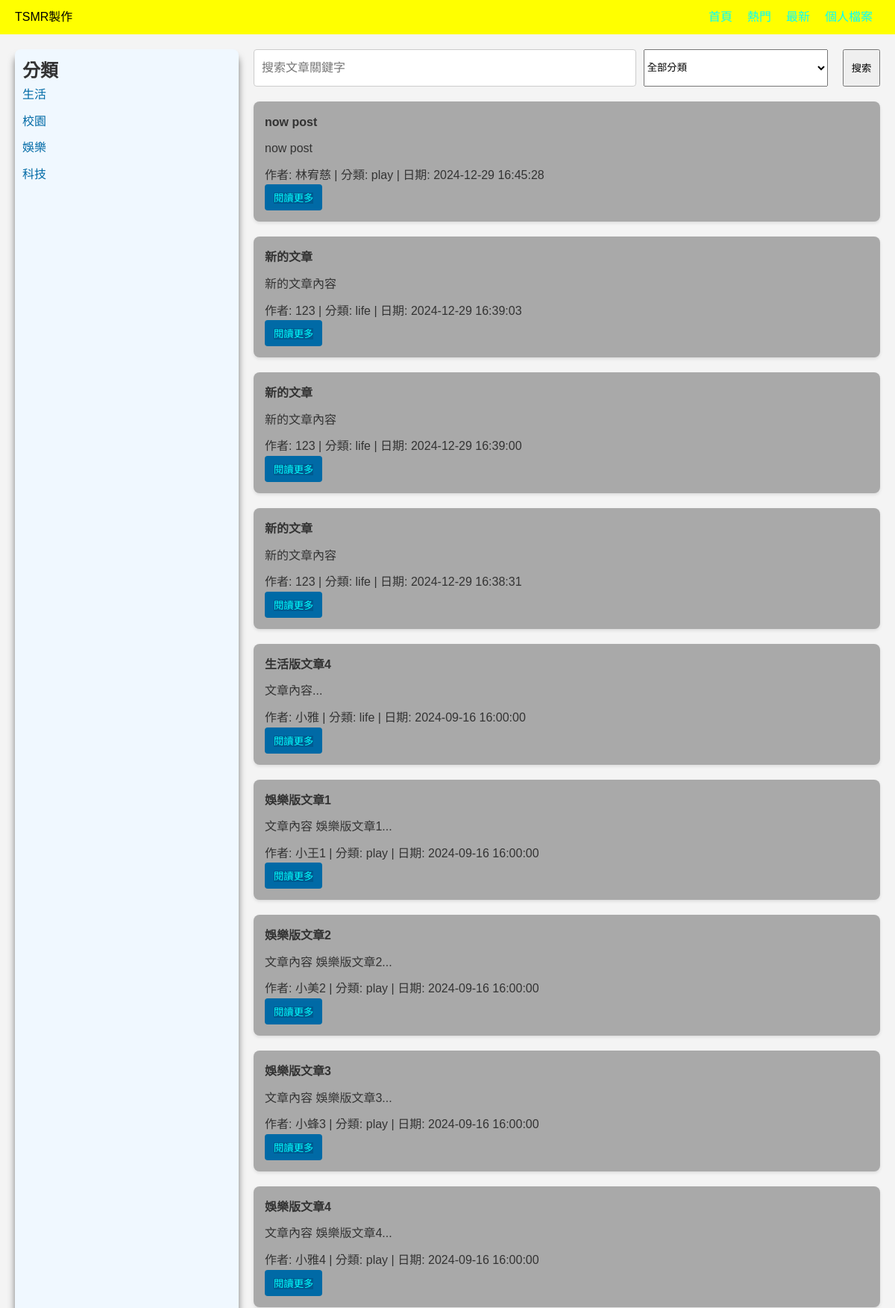
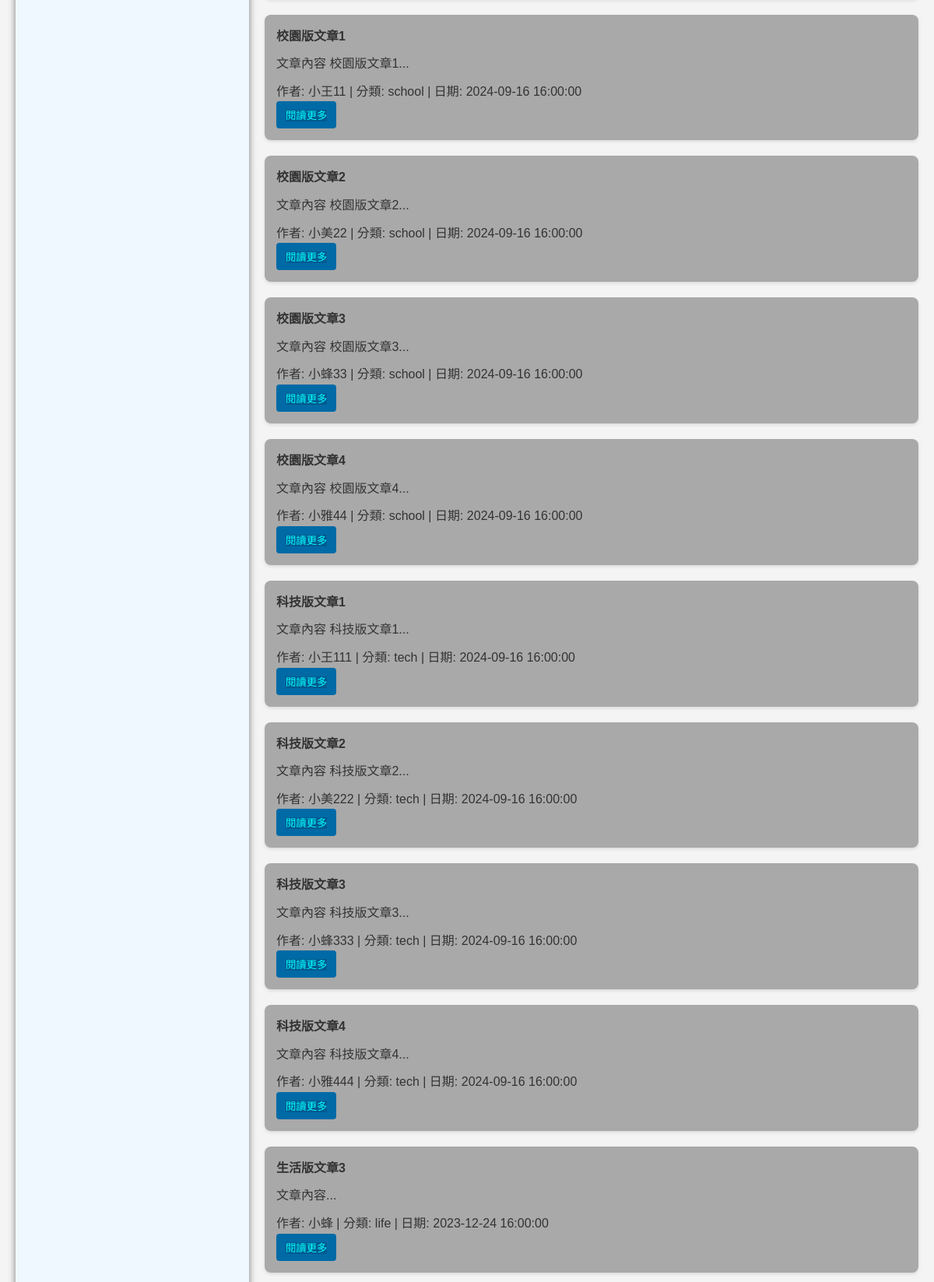
Screenshot of /search.php (upper part) with the database file from the repository (2 pictures, top to bottom).
### tables this page shows
CREATE TABLE `post` (
  `name` varchar(30) DEFAULT NULL,
  `title` varchar(255) DEFAULT NULL,
  `post` text,
  `date` timestamp NULL DEFAULT NULL,
  `post_sort` enum('life','play','school','tech') DEFAULT NULL
);

### search.php (the view, shortened to what this page needs)
<?php
include 'db.php';
$keyword = isset($_GET['keyword']) ? $conn->real_escape_string($_GET['keyword']) : '';
$sql = "select name, title, post, date, post_sort
        from post
        where (title LIKE '%$keyword%' or post like '%$keyword%' OR name like '%$keyword%')";
$sql .= " ORDER BY date DESC";
$result = $conn->query($sql);
?>
<!DOCTYPE html>
<html lang="zh-TW">
<head>
</head>
<body>
  <header class="top">
    <div>TSMR製作</div>
    <nav>
      <ul>
        <li><a href="main.php">首頁</a></li>
        <li><a href="#">熱門</a></li>
        <li><a href="time.php">最新</a></li>
        <li><a href="login.php">個人檔案</a></li>
      </ul>
    </nav>
  </header>
  <main class="content">
    <aside class="sidebar">
      <h2>分類</h2>
      <ul>
        <li><a href="life.php">生活</a></li>
        <li><a href="school.php">校園</a></li>
        <li><a href="play.php">娛樂</a></li>
        <li><a href="tech.php">科技</a></li>
      </ul>
    </aside>
    <section class="post-list">
      <div class="search-bar">
        <form action="search.php" method="GET" style="display: flex; width: 100%;">
          <input type="text" name="keyword" value="<?php echo htmlspecialchars($keyword); ?>" placeholder="搜索文章關鍵字" required style="flex: 2; margin-right: 10px;">
          <select name="post_sort" style="flex: 1; margin-right: 10px;">
            <option value="">全部分類</option>
          </select>
          <button class="button" type="submit">搜索</button>
        </form>
      </div>
      <?php if ($result && $result->num_rows > 0): ?>
        <?php while ($row = $result->fetch_assoc()): ?>
      <article class="post">
		<h2 class="post-title"><?php echo htmlspecialchars($row['title']); ?></h2>
		<p class="post-content"><?php echo nl2br(htmlspecialchars($row['post'])); ?></p>
		<p>作者: <?php echo htmlspecialchars($row['name']); ?> | 分類: <?php echo htmlspecialchars($row['post_sort']); ?> | 日期: <?php echo htmlspecialchars($row['date']); ?></p>
		<button class="read-more">
		  <a href="viewPost.php?name=<?php echo urlencode($row['name']); ?>&title=<?php echo urlencode($row['title']); ?>">閱讀更多</a>
		</button>
	  </article>
        <?php endwhile; ?>
      <?php else: ?>
        <p>未找到符合條件的文章。</p>
      <?php endif; ?>
    </section>
  </main>
</body>
</html>

### search.php (style rules this page uses)
* { margin: 0; padding: 0; box-sizing: border-box; }
body { font-family: Arial, sans-serif; line-height: 1.6; color: #333; background: #f4f4f4; }
.top { display: flex; justify-content: space-between; align-items: center; background: #ffff00; color: black; padding: 10px 20px; }
.top ul { list-style: none; display: flex; }
.top li { margin: 0px 10px; }
.top a { color:#00ffff; text-decoration: none; }
.content { display: flex; max-width: 1200px; margin: 20px auto; padding: 0 20px; }
.sidebar { flex: 1; background:#f0f8ff; border-radius: 8px; padding: 10px ; box-shadow: 0 10px 10px rgba(0, 0, 0, 0.5); margin-right: 20px; }
.sidebar ul { list-style: none; }
.sidebar li { margin-bottom: 10px; }
.sidebar a { text-decoration: none; color: #006aa6; }
.post-list { flex: 3; }
.post { background: #a9a9a9; margin-bottom:20px; padding: 15px; border-radius: 8px; box-shadow: 0 2px 4px rgba(0, 0, 0, 0.1); }
.post-title { font-size: 1em; margin-bottom: 10px; }
.post-content { margin-bottom: 10px; }
.read-more { background: #006aa6; color: #fff; border: none; padding: 8px 12px; border-radius: 4px; cursor: pointer; }
.read-more a { color:#00ffff; background: #005a90; text-decoration: none; }
.button { width:50px; height:50px; margin-left:10px; }
.search-bar { margin-bottom:20px; display: flex; }
.search-bar input { width: 100%; padding: 10px; border: 1px solid #ccc; border-radius: 4px; font-size: 1em; }

### rows the page displays
post: title "now post", post "now post", name "林宥慈", post_sort "play", date "2024-12-29 16:45:28"
post: title "新的文章", post "新的文章內容", name "123", post_sort "life", date "2024-12-29 16:39:03"
post: title "新的文章", post "新的文章內容", name "123", post_sort "life", date "2024-12-29 16:39:00"
post: title "新的文章", post "新的文章內容", name "123", post_sort "life", date "2024-12-29 16:38:31"
post: title "生活版文章4", post "文章內容...", name "小雅", post_sort "life", date "2024-09-16 16:00:00"
post: title "娛樂版文章1", post "文章內容 娛樂版文章1...", name "小王1", post_sort "play", date "2024-09-16 16:00:00"
post: title "娛樂版文章2", post "文章內容 娛樂版文章2...", name "小美2", post_sort "play", date "2024-09-16 16:00:00"
post: title "娛樂版文章3", post "文章內容 娛樂版文章3...", name "小蜂3", post_sort "play", date "2024-09-16 16:00:00"
post: title "娛樂版文章4", post "文章內容 娛樂版文章4...", name "小雅4", post_sort "play", date "2024-09-16 16:00:00"
post: title "校園版文章1", post "文章內容 校園版文章1...", name "小王11", post_sort "school", date "2024-09-16 16:00:00"
post: title "校園版文章2", post "文章內容 校園版文章2...", name "小美22", post_sort "school", date "2024-09-16 16:00:00"
post: title "校園版文章3", post "文章內容 校園版文章3...", name "小蜂33", post_sort "school", date "2024-09-16 16:00:00"
post: title "校園版文章4", post "文章內容 校園版文章4...", name "小雅44", post_sort "school", date "2024-09-16 16:00:00"
post: title "科技版文章1", post "文章內容 科技版文章1...", name "小王111", post_sort "tech", date "2024-09-16 16:00:00"
post: title "科技版文章2", post "文章內容 科技版文章2...", name "小美222", post_sort "tech", date "2024-09-16 16:00:00"
post: title "科技版文章3", post "文章內容 科技版文章3...", name "小蜂333", post_sort "tech", date "2024-09-16 16:00:00"
post: title "科技版文章4", post "文章內容 科技版文章4...", name "小雅444", post_sort "tech", date "2024-09-16 16:00:00"
post: title "生活版文章3", post "文章內容...", name "小蜂", post_sort "life", date "2023-12-24 16:00:00"
